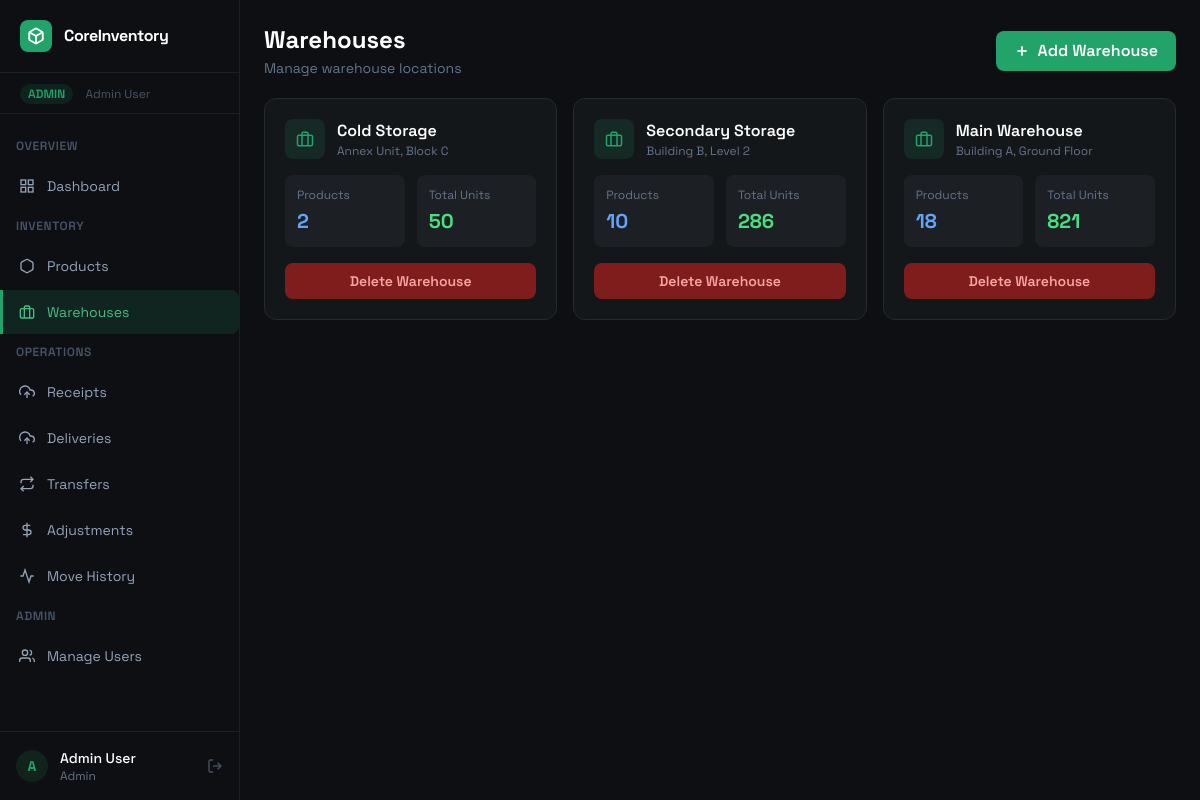
Screenshot of /warehouses.php (signed in) with the database file from the repository.
### tables this page shows
CREATE TABLE `warehouses` (
  `id` int(11) NOT NULL,
  `name` varchar(100) NOT NULL,
  `location` varchar(255) DEFAULT NULL,
  `created_at` timestamp NOT NULL DEFAULT current_timestamp()
);

### warehouses.php (the view, shortened to what this page needs)
<?php
require_once '../config/db.php';
$warehouses = $conn->query("
    SELECT w.*,
        COUNT(DISTINCT s.product_id) as product_count,
        COALESCE(SUM(s.quantity), 0) as total_stock
    FROM warehouses w
    LEFT JOIN stock s ON w.id = s.warehouse_id AND s.quantity > 0
    GROUP BY w.id
    ORDER BY w.created_at ASC
");
?>
<?php include '../includes/header.php'; ?>
<?php include '../includes/sidebar.php'; ?>
<div class="p-6 space-y-5">
    <div class="flex items-center justify-between">
        <div>
            <h1 class="text-2xl font-bold text-white">Warehouses</h1>
            <p class="text-slate-500 text-sm mt-0.5">Manage warehouse locations</p>
        </div>
        <button onclick="document.getElementById('addModal').classList.remove('hidden')" class="btn-primary flex items-center gap-2">
            <svg width="16" height="16" viewBox="0 0 24 24" fill="none" stroke="currentColor" stroke-width="2.5"><line x1="12" y1="5" x2="12" y2="19"/><line x1="5" y1="12" x2="19" y2="12"/></svg>
            Add Warehouse
        </button>
    </div>
    <div class="grid grid-cols-1 md:grid-cols-2 lg:grid-cols-3 gap-4">
        <?php while ($wh = $warehouses->fetch_assoc()): ?>
        <div class="card p-5">
            <div class="flex items-start justify-between mb-4">
                <div class="flex items-center gap-3">
                    <div class="w-10 h-10 rounded-lg flex items-center justify-center" style="background:#22a36a22;">
                        <svg width="18" height="18" viewBox="0 0 24 24" fill="none" stroke="#22a36a" stroke-width="2"><rect x="2" y="7" width="20" height="14" rx="2"/><path d="M16 21V5a2 2 0 0 0-2-2h-4a2 2 0 0 0-2 2v16"/></svg>
                    </div>
                    <div>
                        <p class="font-semibold text-white"><?= htmlspecialchars($wh['name']) ?></p>
                        <p class="text-xs text-slate-500"><?= htmlspecialchars($wh['location'] ?: 'No location set') ?></p>
                    </div>
                </div>
            </div>
            <div class="grid grid-cols-2 gap-3 mb-4">
                <div class="p-3 rounded-lg" style="background:#1c1f24;">
                    <p class="text-xs text-slate-500 mb-1">Products</p>
                    <p class="text-xl font-bold text-blue-400"><?= $wh['product_count'] ?></p>
                </div>
                <div class="p-3 rounded-lg" style="background:#1c1f24;">
                    <p class="text-xs text-slate-500 mb-1">Total Units</p>
                    <p class="text-xl font-bold text-green-400"><?= number_format($wh['total_stock']) ?></p>
                </div>
            </div>
            <form method="POST" onsubmit="return confirm('Delete this warehouse? This cannot be undone.')">
                <button type="submit" class="btn-danger w-full text-sm py-2">Delete Warehouse</button>
            </form>
        </div>
        <?php endwhile; ?>
    </div>
</div>
</main>
</body>
</html>

### header.php (style rules this page uses)
body { font-family: 'Space Grotesk', sans-serif; background: #0d0f12; color: #e2e8f0; }
.card { background: #141719; border: 1px solid #252930; border-radius: 12px; }
.btn-primary { background:#22a36a; color:#fff; padding:8px 18px; border-radius:8px; font-weight:600; transition: background .2s; cursor:pointer; border:none; }
.btn-danger { background:#7f1d1d; color:#fca5a5; padding:8px 18px; border-radius:8px; font-weight:600; transition: background .2s; cursor:pointer; border:none; }

### rows the page displays
warehouses: name "Cold Storage", location "Annex Unit, Block C", product_count "2", total_stock "50"
warehouses: name "Secondary Storage", location "Building B, Level 2", product_count "10", total_stock "286"
warehouses: name "Main Warehouse", location "Building A, Ground Floor", product_count "18", total_stock "821"

### other values shown
$user['role'] "ADMIN"
$user['name'] "Admin User"
$label "Dashboard Products Warehouses Receipts Deliveries Transfers Adjustments Move History Manage Users"
substr($user['name'],0,1) "A"
$user['role'] "Admin"
